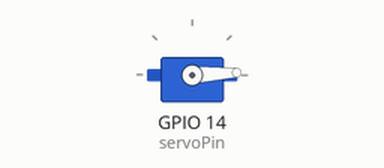
Simulated run of this sketch. Board: ESP32. Parts: servo.

Above: at 0.05 s.
At 0.65 s:
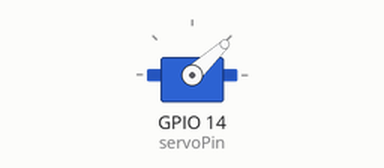
At 1.25 s:
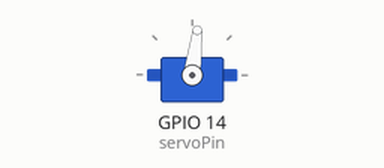
At 2.5 s:
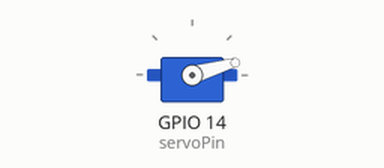
Timing chart, 0 to 6.3 s (numbered marks = the images above):
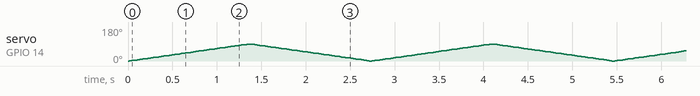

The sketch:

Servo.ino
```cpp
#include <ESP32Servo.h>

Servo myservo;  // Das Servo Objekt stellt den Servo dar

int pos = 0;    // Variable für die Servo Position

int servoPin = 14;
// Recommended PWM GPIO pins on the ESP32 include 2,4,12-19,21-23,25-27,32-33

void setup() {
  // Das sind Library spezifische einstellungen die für die generierung von PWM Signalen wichtig sind
  ESP32PWM::allocateTimer(0);
  ESP32PWM::allocateTimer(1);
  ESP32PWM::allocateTimer(2);
  ESP32PWM::allocateTimer(3);
  myservo.setPeriodHertz(50);    // standard 50 hz servo
  myservo.attach(servoPin, 500, 2400); // Der Servo wird konfiguriert
}

void loop() {
    // Der Servo fährt die ganze Zeit zwischen 0-90 Grad hin und her

    for (pos = 0; pos <= 90; pos += 1)
    {
      myservo.write(pos);
      delay(15);
    }

    for (pos = 90; pos >= 0; pos -= 1)
    {
    myservo.write(pos);
    delay(15);
    }
}
```
